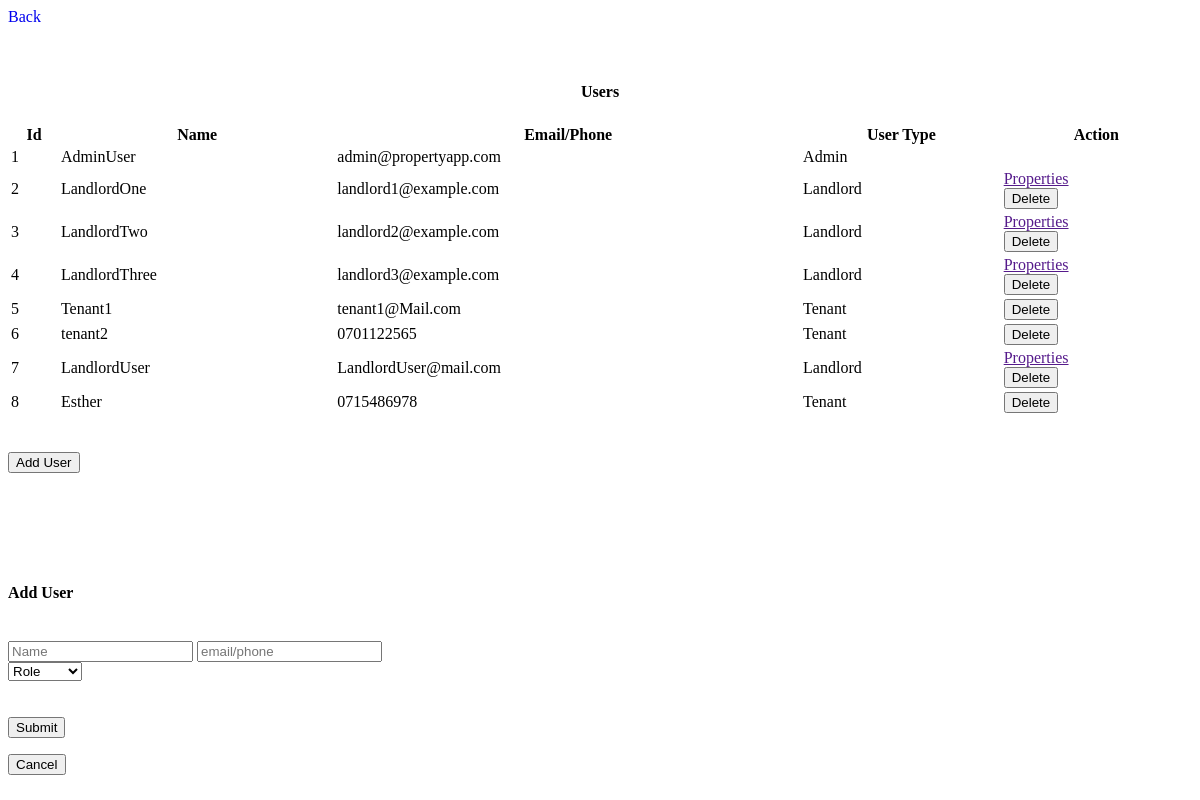
The page /admin-users on the database as committed earlier.
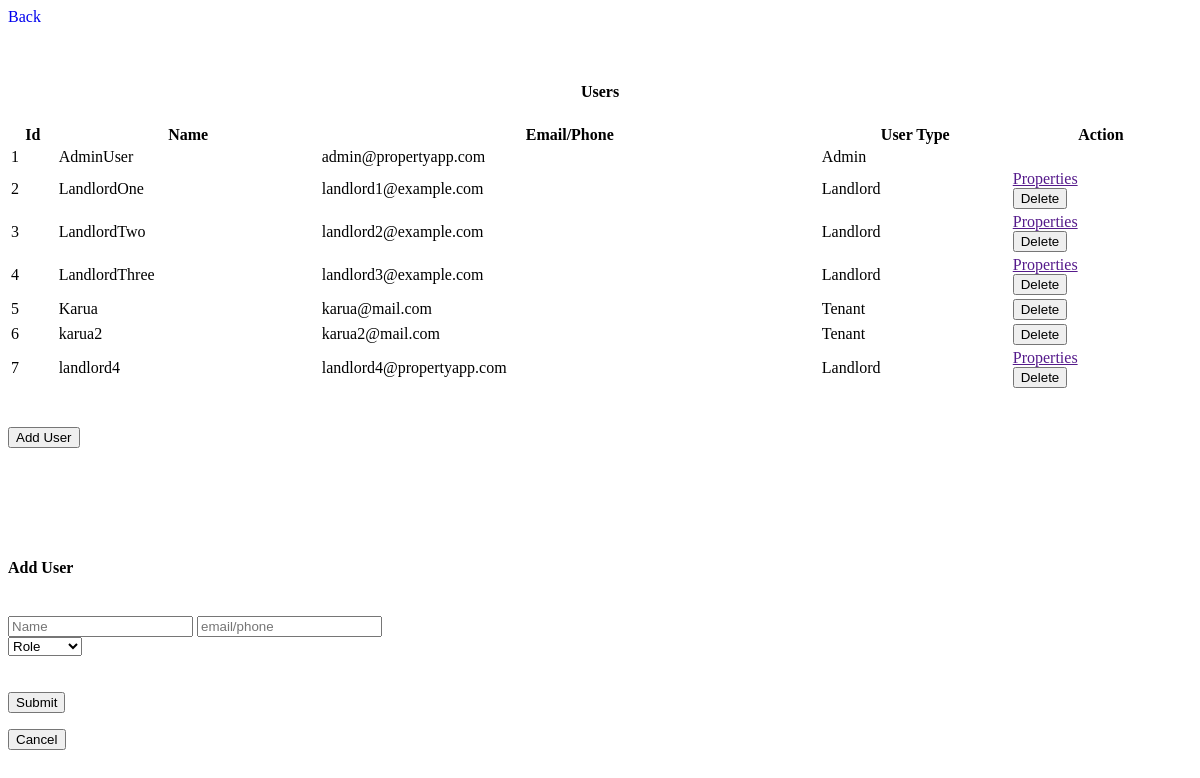
The same page on the database as committed later.
### models.py (models this page shows)
class User(Base):
    __tablename__ = 'users'
    id = Column(Integer, primary_key=True, index=True)
    uid = Column(String(10), unique=True, nullable=False)
    user_name = Column(String(20), unique=True, nullable=False)
    email_or_phone = Column(String, unique=True, index=True)
    password_hash = Column(String(100), nullable=False)
    user_type = Column(Enum('Admin', 'Landlord', 'Tenant', 'Regular_visitor', name='user_types'))
    suspended = Column(Boolean, default=False)
    created_at = Column(DateTime, default=datetime.datetime.utcnow)
    updated_at = Column(DateTime, default=datetime.datetime.utcnow, onupdate=datetime.datetime.utcnow)
    sessions = relationship('Session', back_populates='user')
    properties = relationship('Property', back_populates='landlord')
    leases = relationship('Lease', back_populates='tenant')

### new_server.py (the view)
@app.route('/admin-users')
def get_admin_users():
    users = db_session.query(User).all()
    return render_template('admin_users.html', users=users, header_title="Users")

### templates/admin_users.html (shortened to what this page needs)
    <div class="back-container">
        <div class="button-container">
            <a href="/" class="button" style="text-decoration: none;">Back</a>
        </div>
    </div>
    <h4 style="text-align: center;">{{header_title}}</h4>
    <table id="example" class="display" style="width:100%">
        <thead>
            <tr>
                <th>Id</th>
                <th>Name</th>
                <th>Email/Phone</th>
                <th>User Type</th>
                <th>Action</th>
            </tr>
        </thead>
        <tbody>
            {% for user in users %}
            <tr id="user-{{ user.id }}">
                <td>{{ user.id }}</td>
                <td>{{ user.user_name }}</td>
                <td>{{ user.email_or_phone }}</td>
                <td>{{ user.user_type }}</td>
                <td>
                    {% if user.user_type != 'Admin' %}
                        {% if user.user_type == 'Landlord' %}
                            <div class="table-button-container">
                                <a href="" class="table-button" hx-get="http://localhost:5000/admin-user-properties/{{user.id}}" hx-target="#dashboard-container" hx-swap="innerHTML" onclick="activateDashboardContainer()">Properties</a>
                            </div>
                        {% endif %}
                        <div class="table-button-container">
                            <button class="table-button" onclick="deleteUser('{{ user.id }}')">Delete</button>
                        </div>
                    {% endif %}
                </td>
            </tr>
            {% endfor %}
        </tbody>
    </table>
    <div class="back-container">
        <div class="button-container">
            <button class="button" onclick="loadAddUserFormModal()">Add User</button>
        </div>
    </div>
    <div class="modal" id="add_user_modal">
        <div class="modal-content">
            <br>
            <br>
            <br>
            <br>
            <div class="form-square" id="form-holder">
                <form id="add-user-form" class="right-square">
                    <br>
                    <h4>Add User</h4>
                    <br>
                    <input type="text" id="user_name" name="user_name" placeholder="Name" required>
                    <input type="text" id="email_or_phone" name="email_or_phone" placeholder="email/phone" required>
                    <br>
                    <select id="user_type" name="user_type" required>
                        <option value="" disabled selected hidden>Role</option>
                    </select>
                    <br>
                    <br>
                    <br>
                    <div class="button-container">
                        <button id="confirmButton" class="button" type="submit">Submit</button>
                    </div>
                </form>
            </div>
            <div class="button-container">
                <button id="cancelButton" class="button">Cancel</button>
            </div>
        </div>
    </div>

Rows that differ between the two databases and show on the page:
removed User: id "8", user_name "Esther", email_or_phone "0715486978", user_type "Tenant"
changed User id 5: user_name "Tenant1" → "Karua"; email_or_phone "tenant1@Mail.com" → "karua@mail.com"
changed User id 6: user_name "tenant2" → "karua2"; email_or_phone "0701122565" → "karua2@mail.com"
changed User id 7: user_name "LandlordUser" → "landlord4"; email_or_phone "LandlordUser@mail.com" → "landlord4@propertyapp.com"
